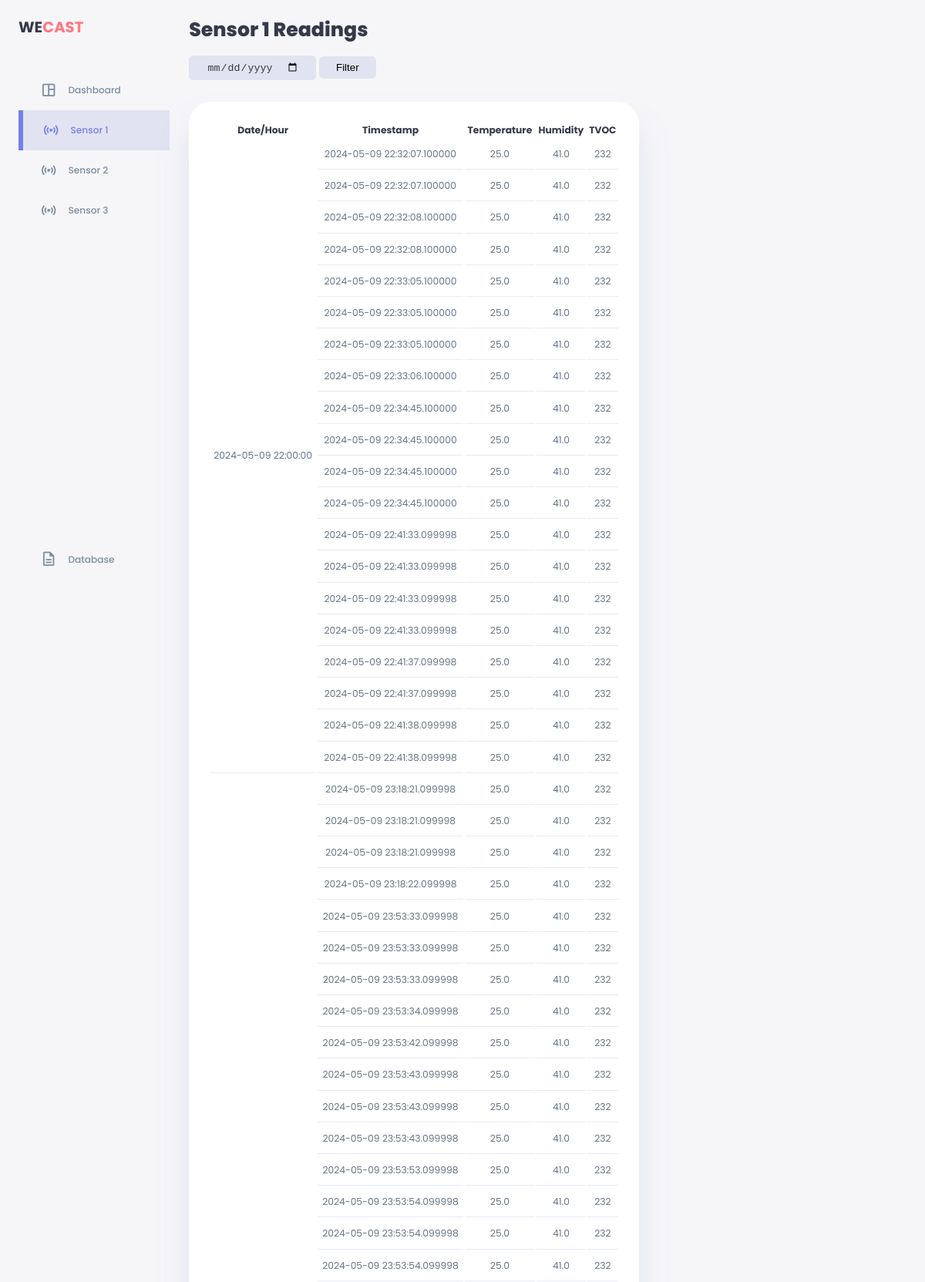
Screenshot of /sensor1 (upper part) with the database file from the repository.
### CSSE4011 Project/web.py (models this page shows)
class SensorData(db.Model):
    id = db.Column(db.Integer, primary_key=True)
    sensor_id = db.Column(db.String(10))
    timestamp = db.Column(db.DateTime)
    temperature = db.Column(db.Float)
    humidity = db.Column(db.Float)
    tvoc = db.Column(db.Integer)

### CSSE4011 Project/web.py (the view)
@app.route('/sensor1')
def sensor1():
    sensor_data = SensorData.query.filter_by(sensor_id='sensor1').order_by(SensorData.timestamp).all()
    grouped_data = group_data_by_hour(sensor_data)
    return render_template('sensor1.html', grouped_data=grouped_data)

### CSSE4011 Project/web.py (called while the page is built)
def group_data_by_hour(sensor_data):
    grouped_data = {}
    for data_point in sensor_data:
        hour_key = data_point.timestamp.strftime('%Y-%m-%d %H:00:00')
        if hour_key not in grouped_data:
            grouped_data[hour_key] = []
        grouped_data[hour_key].append(data_point)
    for hour_key, data_points in grouped_data.items():
        data_points.sort(key=lambda x: x.timestamp)
    return grouped_data

### CSSE4011 Project/templates/sensor1.html (shortened to what this page needs)
<!DOCTYPE html>
<html lang="en">
<head>
    <link rel="stylesheet" href="/static/css/style.css">
</head>
<body>
    <div class="container">
        <aside>
            <div class="top">
                <div class="logo">
                    <h2>WE<span class="danger">CAST</span></h2>
                </div>
            </div>
            <div class="sidebar">
                <a href="/">
                    <span class="material-symbols-outlined">space_dashboard</span>
                    <h3>Dashboard</h3>
                </a>
                <a href="/sensor1" class="active">
                    <span class="material-symbols-outlined">sensors</span>
                    <h3>Sensor 1</h3>
                </a>
                <a href="/sensor2">
                    <span class="material-symbols-outlined">sensors</span>
                    <h3>Sensor 2</h3>
                </a>
                <a href="/sensor3">
                    <span class="material-symbols-outlined">sensors</span>
                    <h3>Sensor 3</h3>
                </a>
                <a href="/view_timestamps">
                    <span class="material-symbols-outlined">description</span>
                    <h3>Database</h3>
                </a>
            </div>
        </aside>
        <main>
            <h1>Sensor 1 Readings</h1>
            <div class="date">
                <label>
                    <input type="date" id="dateInput">
                </label>
            </div>
            <button onclick="filterData()" class="button">Filter</button>
            <div class="recent-orders">
                <table id="dataTable">
                    <thead>
                        <tr>
                            <th>Date/Hour</th>
                            <th>Timestamp</th>
                            <th>Temperature</th>
                            <th>Humidity</th>
                            <th>TVOC</th>
                        </tr>
                    </thead>
                    <tbody>
                        {% for hour, data_points in grouped_data.items() %}
                        {% for data_point in data_points %}
                        <tr>
                            {% if loop.index == 1 %}
                            <td rowspan="{{ data_points|length }}">{{ hour }}</td>
                            {% endif %}
                            <td>{{ data_point.timestamp }}</td>
                            <td>{{ data_point.temperature }}</td>
                            <td>{{ data_point.humidity }}</td>
                            <td>{{ data_point.tvoc }}</td>
                        </tr>
                        {% endfor %}
                        {% endfor %}
                    </tbody>
                </table>
            </div>
        </main>
    </div>
</body>
</html>

### CSSE4011 Project/static/css/style.css (style rules this page uses)
:root { --colour-primary: #7380ec; --colour-danger: #ff7782; --colour-success: #41f1b6; --colour-warning: #ffbb55; --colour-white: #fff; --colour-info-dark: #7d8da1; --colour-info-light: #dce1eb; --colour-dark: #363949; --colour-light: rgba(132, 139, 200, 0.18); --colour-primary-variant: #677483; --colour-dark-variant: #677483; --colour-background: #f6f6f9; --card-border-radius: 2rem; --border-radius-1: 0.4rem; --border-readius-2: 0.8rem; --border-readius-3: 1.2rem; --card-padding: 1.8rem; --padding-1: 1.2rem; --box-shadow: 0 2rem 3rem var(--colour-light); }
* { margin: 0; pagging: 0; outline: 0; appearance: none; border: 0; text-decoration: none; list-style: none; box-sizing: border-box; }
html { font-size: 14px; }
body { width: 100vw; height: 100vh; font-family: poppins, sans-serif; font-size: 0.88rem; background: var(--colour-background); user-select: none; overflow-x: hidden; color: var(--colour-dark) }
.container { display: grid; width: 96%; margin: 0 auto; gap: 1.8rem; grid-template-columns: 14rem auto 23rem; }
a { colour: var(--colour-dark); }
h1 { font-weight: 800; font-size: 1.8rem; }
h2 { font-size: 1.4rem; }
h3 { font-size: 0.87rem; }
.danger { color: var(--colour-danger); }
aside { height: 100vh; }
aside .top { display: flex; align-items: center; justify-content: space-between; margin-top: 1.4rem; }
aside .logo { display: flex; gap: 0.8rem; }
aside .sidebar { display: flex; flex-direction: column; height: 86vh; position: relative; top: 3rem; }
aside h3 { font-weight: 500; }
aside .sidebar a { display: flex; color: var(--colour-info-dark); margin-left: 2rem; gap: 1rem; align-items: center; position: relative; height: 3.7rem; transition: all 300ms ease; }
aside .sidebar a span { font-size: 1.6rem; transition: all 300ms ease; }
aside .sidebar a:last-child { position: absolute; bottom: 2rem; width: 100%; }
aside .sidebar a.active { background: var(--colour-light); color: var(--colour-primary); margin-left: 0; }
aside .sidebar a.active:before { content: ""; width: 6px; height: 100%; background: var(--colour-primary); }
aside .sidebar a.active span { color: var(--colour-primary); margin-left: calc(1rem - 3px); }
main { margin-top: 1.4rem; }
main .date { display: inline-block; background: var(--colour-light); border-radius: var(--border-radius-1); margin-top: 1rem; padding: 0.5rem 1.6rem; }
main .date input[type='date'] { background: transparent; color: var(--colour-dark); }
main .button { display: inline-block; background: var(--colour-light); border-radius: var(--border-radius-1); margin-top: 1rem; padding: 0.5rem 1.6rem; }
main .recent-orders { margin-top: 2rem; }
main .recent-orders table { background: var(--colour-white); width: 100%; border-radius: var(--card-border-radius); padding: var(--card-padding); text-align: center; box-shadow: var(--box-shadow); transition: all 300ms ease; }
main table tbody td { height: 2.8rem; border-bottom: 1px solid var(--colour-light); color: var(--colour-dark-variant); }

### rows the page displays
SensorData: hour "2024-05-09 22:00:00", timestamp "2024-05-09 22:32:07.100000", temperature "25.0", humidity "41.0", tvoc "232"
SensorData: timestamp "2024-05-09 22:32:07.100000", temperature "25.0", humidity "41.0", tvoc "232"
SensorData: timestamp "2024-05-09 22:32:08.100000", temperature "25.0", humidity "41.0", tvoc "232"
SensorData: timestamp "2024-05-09 22:32:08.100000", temperature "25.0", humidity "41.0", tvoc "232"
SensorData: timestamp "2024-05-09 22:33:05.100000", temperature "25.0", humidity "41.0", tvoc "232"
SensorData: timestamp "2024-05-09 22:33:05.100000", temperature "25.0", humidity "41.0", tvoc "232"
SensorData: timestamp "2024-05-09 22:33:05.100000", temperature "25.0", humidity "41.0", tvoc "232"
SensorData: timestamp "2024-05-09 22:33:06.100000", temperature "25.0", humidity "41.0", tvoc "232"
SensorData: timestamp "2024-05-09 22:34:45.100000", temperature "25.0", humidity "41.0", tvoc "232"
SensorData: timestamp "2024-05-09 22:34:45.100000", temperature "25.0", humidity "41.0", tvoc "232"
SensorData: timestamp "2024-05-09 22:34:45.100000", temperature "25.0", humidity "41.0", tvoc "232"
SensorData: timestamp "2024-05-09 22:34:45.100000", temperature "25.0", humidity "41.0", tvoc "232"
SensorData: timestamp "2024-05-09 22:41:33.099998", temperature "25.0", humidity "41.0", tvoc "232"
SensorData: timestamp "2024-05-09 22:41:33.099998", temperature "25.0", humidity "41.0", tvoc "232"
SensorData: timestamp "2024-05-09 22:41:33.099998", temperature "25.0", humidity "41.0", tvoc "232"
SensorData: timestamp "2024-05-09 22:41:33.099998", temperature "25.0", humidity "41.0", tvoc "232"
SensorData: timestamp "2024-05-09 22:41:37.099998", temperature "25.0", humidity "41.0", tvoc "232"
SensorData: timestamp "2024-05-09 22:41:37.099998", temperature "25.0", humidity "41.0", tvoc "232"
SensorData: timestamp "2024-05-09 22:41:38.099998", temperature "25.0", humidity "41.0", tvoc "232"
SensorData: timestamp "2024-05-09 22:41:38.099998", temperature "25.0", humidity "41.0", tvoc "232"
SensorData: timestamp "2024-05-09 23:18:21.099998", temperature "25.0", humidity "41.0", tvoc "232"
SensorData: timestamp "2024-05-09 23:18:21.099998", temperature "25.0", humidity "41.0", tvoc "232"
SensorData: timestamp "2024-05-09 23:18:21.099998", temperature "25.0", humidity "41.0", tvoc "232"
SensorData: timestamp "2024-05-09 23:18:22.099998", temperature "25.0", humidity "41.0", tvoc "232"
SensorData: timestamp "2024-05-09 23:53:33.099998", temperature "25.0", humidity "41.0", tvoc "232"
SensorData: timestamp "2024-05-09 23:53:33.099998", temperature "25.0", humidity "41.0", tvoc "232"
SensorData: timestamp "2024-05-09 23:53:33.099998", temperature "25.0", humidity "41.0", tvoc "232"
SensorData: timestamp "2024-05-09 23:53:34.099998", temperature "25.0", humidity "41.0", tvoc "232"
SensorData: timestamp "2024-05-09 23:53:42.099998", temperature "25.0", humidity "41.0", tvoc "232"
SensorData: timestamp "2024-05-09 23:53:43.099998", temperature "25.0", humidity "41.0", tvoc "232"
SensorData: timestamp "2024-05-09 23:53:43.099998", temperature "25.0", humidity "41.0", tvoc "232"
SensorData: timestamp "2024-05-09 23:53:43.099998", temperature "25.0", humidity "41.0", tvoc "232"
SensorData: timestamp "2024-05-09 23:53:53.099998", temperature "25.0", humidity "41.0", tvoc "232"
SensorData: timestamp "2024-05-09 23:53:54.099998", temperature "25.0", humidity "41.0", tvoc "232"
SensorData: timestamp "2024-05-09 23:53:54.099998", temperature "25.0", humidity "41.0", tvoc "232"
SensorData: timestamp "2024-05-09 23:53:54.099998", temperature "25.0", humidity "41.0", tvoc "232"
